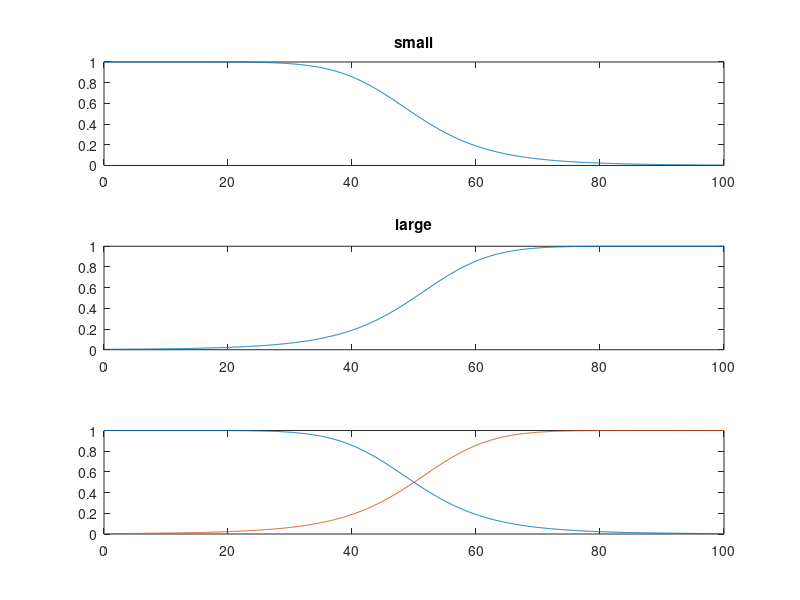

MATLAB code for this plot:
clc;
clear all;

x=0:.1:100;
smallx=gbellmf(x,[50 4 0]);
subplot(3,1,1);
plot(x,smallx);
title('small');
largex=gbellmf(x,[50 4 100]);
subplot(3,1,2);
plot(x,largex);
title('large');
subplot(3,1,3);
plot(x,smallx,x,largex);

x=-2;
y=4;

z1=-x+y+1;
z2=-y+3;
z3=-x+3;
z4=x+y+2;

sx=1;
lx=.3;
sy=.1;
ly=.9;

a1=min(sx,sy)
a2=min(sx,ly)
a3=min(lx,sy)
a4=min(lx,ly)

Z=(z1*a1+z2*a2+z3*a3+z4*a4)/(a1+a2+a3+a4)